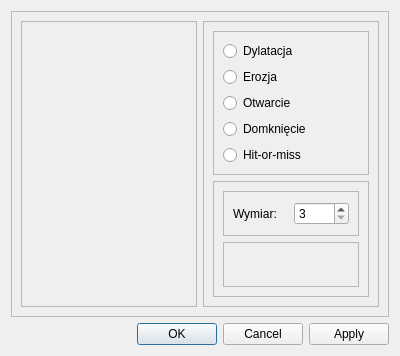
<?xml version="1.0" encoding="UTF-8"?>
<ui version="4.0">
 <class>MorphDialog</class>
 <widget class="QDialog" name="MorphDialog">
  <property name="geometry">
   <rect>
    <x>0</x>
    <y>0</y>
    <width>400</width>
    <height>356</height>
   </rect>
  </property>
  <property name="windowTitle">
   <string>Dialog</string>
  </property>
  <layout class="QVBoxLayout" name="verticalLayout">
   <item>
    <widget class="QFrame" name="frame">
     <property name="frameShape">
      <enum>QFrame::Shape::StyledPanel</enum>
     </property>
     <property name="frameShadow">
      <enum>QFrame::Shadow::Raised</enum>
     </property>
     <layout class="QHBoxLayout" name="horizontalLayout">
      <item>
       <widget class="QFrame" name="imageFrame">
        <property name="frameShape">
         <enum>QFrame::Shape::StyledPanel</enum>
        </property>
        <property name="frameShadow">
         <enum>QFrame::Shadow::Raised</enum>
        </property>
        <layout class="QHBoxLayout" name="horizontalLayout_2"/>
       </widget>
      </item>
      <item>
       <widget class="QFrame" name="frame_2">
        <property name="frameShape">
         <enum>QFrame::Shape::StyledPanel</enum>
        </property>
        <property name="frameShadow">
         <enum>QFrame::Shadow::Raised</enum>
        </property>
        <layout class="QVBoxLayout" name="verticalLayout_2">
         <item>
          <widget class="QFrame" name="frame_4">
           <property name="frameShape">
            <enum>QFrame::Shape::StyledPanel</enum>
           </property>
           <property name="frameShadow">
            <enum>QFrame::Shadow::Raised</enum>
           </property>
           <layout class="QVBoxLayout" name="verticalLayout_3">
            <item>
             <widget class="QRadioButton" name="dilatationButton">
              <property name="text">
               <string>Dylatacja</string>
              </property>
             </widget>
            </item>
            <item>
             <widget class="QRadioButton" name="erosionButton">
              <property name="text">
               <string>Erozja</string>
              </property>
             </widget>
            </item>
            <item>
             <widget class="QRadioButton" name="openingButton">
              <property name="text">
               <string>Otwarcie</string>
              </property>
             </widget>
            </item>
            <item>
             <widget class="QRadioButton" name="closingButton">
              <property name="text">
               <string>Domknięcie</string>
              </property>
             </widget>
            </item>
            <item>
             <widget class="QRadioButton" name="hitOrMissButton">
              <property name="text">
               <string>Hit-or-miss</string>
              </property>
             </widget>
            </item>
           </layout>
          </widget>
         </item>
         <item>
          <widget class="QFrame" name="dimensionFrame">
           <property name="frameShape">
            <enum>QFrame::Shape::StyledPanel</enum>
           </property>
           <property name="frameShadow">
            <enum>QFrame::Shadow::Raised</enum>
           </property>
           <layout class="QVBoxLayout" name="verticalLayout_4">
            <item>
             <widget class="QFrame" name="dimensionInfoFrame">
              <property name="frameShape">
               <enum>QFrame::Shape::StyledPanel</enum>
              </property>
              <property name="frameShadow">
               <enum>QFrame::Shadow::Raised</enum>
              </property>
              <layout class="QHBoxLayout" name="horizontalLayout_3">
               <item>
                <widget class="QLabel" name="dimensionLabel">
                 <property name="text">
                  <string>Wymiar:</string>
                 </property>
                </widget>
               </item>
               <item>
                <widget class="QSpinBox" name="dimensionSpinBox">
                 <property name="minimum">
                  <number>3</number>
                 </property>
                 <property name="maximum">
                  <number>9</number>
                 </property>
                 <property name="singleStep">
                  <number>2</number>
                 </property>
                 <property name="stepType">
                  <enum>QAbstractSpinBox::StepType::DefaultStepType</enum>
                 </property>
                </widget>
               </item>
              </layout>
             </widget>
            </item>
            <item>
             <widget class="QFrame" name="spinBoxGridPlaceholderFrame">
              <property name="frameShape">
               <enum>QFrame::Shape::StyledPanel</enum>
              </property>
              <property name="frameShadow">
               <enum>QFrame::Shadow::Raised</enum>
              </property>
             </widget>
            </item>
           </layout>
          </widget>
         </item>
        </layout>
       </widget>
      </item>
     </layout>
    </widget>
   </item>
   <item>
    <widget class="QDialogButtonBox" name="buttonBox">
     <property name="orientation">
      <enum>Qt::Orientation::Horizontal</enum>
     </property>
     <property name="standardButtons">
      <set>QDialogButtonBox::StandardButton::Apply|QDialogButtonBox::StandardButton::Cancel|QDialogButtonBox::StandardButton::Ok</set>
     </property>
    </widget>
   </item>
  </layout>
 </widget>
 <resources/>
 <connections>
  <connection>
   <sender>buttonBox</sender>
   <signal>accepted()</signal>
   <receiver>MorphDialog</receiver>
   <slot>accept()</slot>
   <hints>
    <hint type="sourcelabel">
     <x>248</x>
     <y>254</y>
    </hint>
    <hint type="destinationlabel">
     <x>157</x>
     <y>274</y>
    </hint>
   </hints>
  </connection>
  <connection>
   <sender>buttonBox</sender>
   <signal>rejected()</signal>
   <receiver>MorphDialog</receiver>
   <slot>reject()</slot>
   <hints>
    <hint type="sourcelabel">
     <x>316</x>
     <y>260</y>
    </hint>
    <hint type="destinationlabel">
     <x>286</x>
     <y>274</y>
    </hint>
   </hints>
  </connection>
 </connections>
</ui>
